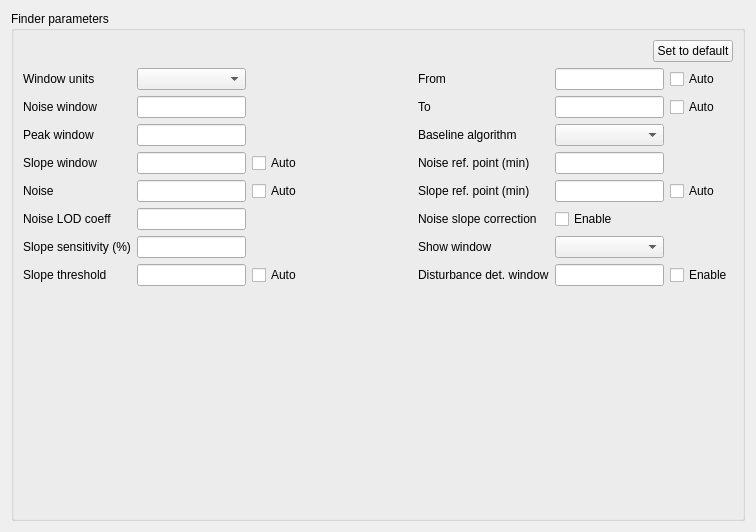
         <widget class="QWidget" name="scrollAreaWidgetContents_2">
          <property name="geometry">
           <rect>
            <x>0</x>
            <y>0</y>
            <width>756</width>
            <height>532</height>
           </rect>
          </property>
          <property name="sizePolicy">
           <sizepolicy hsizetype="MinimumExpanding" vsizetype="Minimum">
            <horstretch>0</horstretch>
            <verstretch>0</verstretch>
           </sizepolicy>
          </property>
          <property name="minimumSize">
           <size>
            <width>0</width>
            <height>0</height>
           </size>
          </property>
          <layout class="QVBoxLayout" name="verticalLayout_5">
           <item>
            <widget class="QGroupBox" name="qgb_finderParameters">
             <property name="sizePolicy">
              <sizepolicy hsizetype="MinimumExpanding" vsizetype="Preferred">
               <horstretch>0</horstretch>
               <verstretch>0</verstretch>
              </sizepolicy>
             </property>
             <property name="title">
              <string>Finder parameters</string>
             </property>
             <layout class="QVBoxLayout" name="verticalLayout_7">
              <item>
               <layout class="QHBoxLayout" name="horizontalLayout_4">
                <item>
                 <spacer name="horizontalSpacer_3">
                  <property name="orientation">
                   <enum>Qt::Horizontal</enum>
                  </property>
                  <property name="sizeHint" stdset="0">
                   <size>
                    <width>20</width>
                    <height>0</height>
                   </size>
                  </property>
                 </spacer>
                </item>
                <item>
                 <widget class="QPushButton" name="qpb_defaultFinderParameters">
                  <property name="text">
                   <string>Set to default</string>
                  </property>
                 </widget>
                </item>
               </layout>
              </item>
              <item>
               <layout class="QGridLayout" name="gridLayout_2">
                <item row="0" column="5">
                 <widget class="FloatingValueLineEdit" name="qle_from">
                  <property name="sizePolicy">
                   <sizepolicy hsizetype="MinimumExpanding" vsizetype="Fixed">
                    <horstretch>0</horstretch>
                    <verstretch>0</verstretch>
                   </sizepolicy>
                  </property>
                  <property name="minimumSize">
                   <size>
                    <width>25</width>
                    <height>0</height>
                   </size>
                  </property>
                 </widget>
                </item>
                <item row="4" column="0">
                 <widget class="QLabel" name="ql_noise">
                  <property name="text">
                   <string>Noise</string>
                  </property>
                 </widget>
                </item>
                <item row="6" column="0">
                 <widget class="QLabel" name="ql_slopeSensitivity">
                  <property name="text">
                   <string>Slope sensitivity (%)</string>
                  </property>
                 </widget>
                </item>
                <item row="1" column="1">
                 <widget class="FloatingValueLineEdit" name="qle_noiseWindow">
                  <property name="sizePolicy">
                   <sizepolicy hsizetype="MinimumExpanding" vsizetype="Fixed">
                    <horstretch>0</horstretch>
                    <verstretch>0</verstretch>
                   </sizepolicy>
                  </property>
                  <property name="minimumSize">
                   <size>
                    <width>25</width>
                    <height>0</height>
                   </size>
                  </property>
                 </widget>
                </item>
                <item row="4" column="1">
                 <widget class="FloatingValueLineEdit" name="qle_noise">
                  <property name="sizePolicy">
                   <sizepolicy hsizetype="MinimumExpanding" vsizetype="Fixed">
                    <horstretch>0</horstretch>
                    <verstretch>0</verstretch>
                   </sizepolicy>
                  </property>
                  <property name="minimumSize">
                   <size>
                    <width>25</width>
                    <height>0</height>
                   </size>
                  </property>
                 </widget>
                </item>
                <item row="3" column="4">
                 <widget class="QLabel" name="ql_noiseRefPoint">
                  <property name="text">
                   <string>Noise ref. point (min)</string>
                  </property>
                 </widget>
                </item>
                <item row="3" column="1">
                 <widget class="FloatingValueLineEdit" name="qle_slopeWindow">
                  <property name="sizePolicy">
                   <sizepolicy hsizetype="MinimumExpanding" vsizetype="Fixed">
                    <horstretch>0</horstretch>
                    <verstretch>0</verstretch>
                   </sizepolicy>
                  </property>
                  <property name="minimumSize">
                   <size>
                    <width>25</width>
                    <height>0</height>
                   </size>
                  </property>
                 </widget>
                </item>
                <item row="2" column="0">
                 <widget class="QLabel" name="ql_peakWindow">
                  <property name="text">
                   <string>Peak window</string>
                  </property>
                 </widget>
                </item>
                <item row="5" column="1">
                 <widget class="FloatingValueLineEdit" name="qle_noiseLODcoeff">
                  <property name="sizePolicy">
                   <sizepolicy hsizetype="MinimumExpanding" vsizetype="Fixed">
                    <horstretch>0</horstretch>
                    <verstretch>0</verstretch>
                   </sizepolicy>
                  </property>
                  <property name="minimumSize">
                   <size>
                    <width>25</width>
                    <height>0</height>
                   </size>
                  </property>
                 </widget>
                </item>
                <item row="0" column="1">
                 <widget class="QComboBox" name="qcbox_windowUnits">
                  <property name="sizePolicy">
                   <sizepolicy hsizetype="MinimumExpanding" vsizetype="Fixed">
                    <horstretch>0</horstretch>
                    <verstretch>0</verstretch>
                   </sizepolicy>
                  </property>
                  <property name="minimumSize">
                   <size>
                    <width>25</width>
                    <height>0</height>
                   </size>
                  </property>
                 </widget>
                </item>
                <item row="1" column="0">
                 <widget class="QLabel" name="ql_noiseWindow">
                  <property name="text">
                   <string>Noise window</string>
                  </property>
                 </widget>
                </item>
                <item row="0" column="0">
                 <widget class="QLabel" name="ql_windowUnits">
                  <property name="text">
                   <string>Window units</string>
                  </property>
                 </widget>
                </item>
                <item row="7" column="2">
                 <widget class="QMappedCheckBox" name="qcb_autoSlopeThreshold">
                  <property name="text">
                   <string>Auto</string>
                  </property>
                 </widget>
                </item>
                <item row="7" column="1">
                 <widget class="FloatingValueLineEdit" name="qle_slopeThreshold">
                  <property name="sizePolicy">
                   <sizepolicy hsizetype="MinimumExpanding" vsizetype="Fixed">
                    <horstretch>0</horstretch>
                    <verstretch>0</verstretch>
                   </sizepolicy>
                  </property>
                  <property name="minimumSize">
                   <size>
                    <width>25</width>
                    <height>0</height>
                   </size>
                  </property>
                 </widget>
                </item>
                <item row="3" column="2">
                 <widget class="QMappedCheckBox" name="qcb_autoSlopeWindow">
                  <property name="text">
                   <string>Auto</string>
                  </property>
                 </widget>
                </item>
                <item row="5" column="0">
                 <widget class="QLabel" name="ql_noiseLODcoeff">
                  <property name="text">
                   <string>Noise LOD coeff</string>
                  </property>
                 </widget>
                </item>
                <item row="6" column="1">
                 <widget class="FloatingValueLineEdit" name="qle_slopeSensitivity">
                  <property name="sizePolicy">
                   <sizepolicy hsizetype="MinimumExpanding" vsizetype="Fixed">
                    <horstretch>0</horstretch>
                    <verstretch>0</verstretch>
                   </sizepolicy>
                  </property>
                  <property name="minimumSize">
                   <size>
                    <width>25</width>
                    <height>0</height>
                   </size>
                  </property>
                 </widget>
                </item>
                <item row="0" column="4">
                 <widget class="QLabel" name="ql_from">
                  <property name="text">
                   <string>From</string>
                  </property>
                 </widget>
                </item>
                <item row="7" column="0">
                 <widget class="QLabel" name="ql_slopeThreshold">
                  <property name="text">
                   <string>Slope threshold</string>
                  </property>
                 </widget>
                </item>
                <item row="3" column="0">
                 <widget class="QLabel" name="ql_slopeWindow">
                  <property name="text">
                   <string>Slope window</string>
                  </property>
                 </widget>
                </item>
                <item row="2" column="1">
                 <widget class="FloatingValueLineEdit" name="qle_peakWindow">
                  <property name="sizePolicy">
                   <sizepolicy hsizetype="MinimumExpanding" vsizetype="Fixed">
                    <horstretch>0</horstretch>
                    <verstretch>0</verstretch>
                   </sizepolicy>
                  </property>
                  <property name="minimumSize">
                   <size>
                    <width>25</width>
                    <height>0</height>
                   </size>
                  </property>
                 </widget>
                </item>
                <item row="4" column="2">
                 <widget class="QMappedCheckBox" name="qcb_autoNoise">
                  <property name="text">
                   <string>Auto</string>
                  </property>
                 </widget>
                </item>
                <item row="0" column="6">
                 <widget class="QMappedCheckBox" name="qcb_autoFrom">
                  <property name="text">
                   <string>Auto</string>
                  </property>
                 </widget>
                </item>
                <item row="1" column="4">
                 <widget class="QLabel" name="ql_to">
                  <property name="text">
                   <string>To</string>
                  </property>
                 </widget>
                </item>
                <item row="1" column="5">
                 <widget class="FloatingValueLineEdit" name="qle_to">
                  <property name="sizePolicy">
                   <sizepolicy hsizetype="MinimumExpanding" vsizetype="Fixed">
                    <horstretch>0</horstretch>
                    <verstretch>0</verstretch>
                   </sizepolicy>
                  </property>
                  <property name="minimumSize">
                   <size>
                    <width>25</width>
                    <height>0</height>
                   </size>
                  </property>
                 </widget>
                </item>
                <item row="1" column="6">
                 <widget class="QMappedCheckBox" name="qcb_autoTo">
                  <property name="text">
                   <string>Auto</string>
                  </property>
                 </widget>
                </item>
                <item row="2" column="4">
                 <widget class="QLabel" name="ql_baselineAlgorithm">
                  <property name="text">
                   <string>Baseline algorithm</string>
                  </property>
                 </widget>
                </item>
                <item row="4" column="4">
                 <widget class="QLabel" name="ql_slopeRefPoint">
                  <property name="text">
                   <string>Slope ref. point (min)</string>
                  </property>
                 </widget>
                </item>
                <item row="2" column="5">
                 <widget class="QComboBox" name="qcbox_baselineAlgorithm">
                  <property name="sizePolicy">
                   <sizepolicy hsizetype="MinimumExpanding" vsizetype="Fixed">
                    <horstretch>0</horstretch>
                    <verstretch>0</verstretch>
                   </sizepolicy>
                  </property>
                  <property name="minimumSize">
                   <size>
                    <width>25</width>
                    <height>0</height>
                   </size>
                  </property>
                 </widget>
                </item>
                <item row="3" column="5">
                 <widget class="FloatingValueLineEdit" name="qle_noiseRefPoint">
                  <property name="sizePolicy">
                   <sizepolicy hsizetype="MinimumExpanding" vsizetype="Fixed">
                    <horstretch>0</horstretch>
                    <verstretch>0</verstretch>
                   </sizepolicy>
                  </property>
                  <property name="minimumSize">
                   <size>
                    <width>25</width>
                    <height>0</height>
                   </size>
                  </property>
                 </widget>
                </item>
                <item row="4" column="5">
                 <widget class="FloatingValueLineEdit" name="qle_slopeRefPoint">
                  <property name="sizePolicy">
                   <sizepolicy hsizetype="MinimumExpanding" vsizetype="Fixed">
                    <horstretch>0</horstretch>
                    <verstretch>0</verstretch>
                   </sizepolicy>
                  </property>
                  <property name="minimumSize">
                   <size>
                    <width>25</width>
                    <height>0</height>
                   </size>
                  </property>
                 </widget>
                </item>
                <item row="5" column="4">
                 <widget class="QLabel" name="ql_noiseSlopeCorrection">
                  <property name="text">
                   <string>Noise slope correction</string>
                  </property>
                 </widget>
                </item>
                <item row="4" column="6">
                 <widget class="QMappedCheckBox" name="qcb_autoSlopeRefPoint">
                  <property name="text">
                   <string>Auto</string>
                  </property>
                 </widget>
                </item>
                <item row="6" column="4">
                 <widget class="QLabel" name="ql_showWindow">
                  <property name="text">
                   <string>Show window</string>
                  </property>
                 </widget>
                </item>
                <item row="5" column="5">
                 <widget class="QMappedCheckBox" name="qcb_noiseSlopeCorrection">
                  <property name="sizePolicy">
                   <sizepolicy hsizetype="MinimumExpanding" vsizetype="Fixed">
                    <horstretch>0</horstretch>
                    <verstretch>0</verstretch>
                   </sizepolicy>
                  </property>
                  <property name="minimumSize">
                   <size>
                    <width>25</width>
                    <height>0</height>
                   </size>
                  </property>
                  <property name="text">
                   <string>Enable</string>
                  </property>
                 </widget>
                </item>
                <item row="6" column="5">
                 <widget class="QComboBox" name="qcbox_showWindow">
                  <property name="sizePolicy">
                   <sizepolicy hsizetype="MinimumExpanding" vsizetype="Fixed">
                    <horstretch>0</horstretch>
                    <verstretch>0</verstretch>
                   </sizepolicy>
                  </property>
                  <property name="minimumSize">
                   <size>
                    <width>25</width>
                    <height>0</height>
                   </size>
                  </property>
                 </widget>
                </item>
                <item row="3" column="3">
                 <spacer name="horizontalSpacer_4">
                  <property name="orientation">
                   <enum>Qt::Horizontal</enum>
                  </property>
                  <property name="sizeHint" stdset="0">
                   <size>
                    <width>40</width>
                    <height>20</height>
                   </size>
                  </property>
                 </spacer>
                </item>
                <item row="7" column="4">
                 <widget class="QLabel" name="ql_disturbanceDetection">
                  <property name="text">
                   <string>Disturbance det. window</string>
                  </property>
                 </widget>
                </item>
                <item row="7" column="5">
                 <widget class="FloatingValueLineEdit" name="qle_disturbanceDetection"/>
                </item>
                <item row="7" column="6">
                 <widget class="QCheckBox" name="qcb_disturbanceDetection">
                  <property name="text">
                   <string>Enable</string>
                  </property>
                 </widget>
                </item>
               </layout>
              </item>
              <item>
               <spacer name="verticalSpacer">
                <property name="orientation">
                 <enum>Qt::Vertical</enum>
                </property>
                <property name="sizeHint" stdset="0">
                 <size>
                  <width>20</width>
                  <height>40</height>
                 </size>
                </property>
               </spacer>
              </item>
             </layout>
            </widget>
           </item>
          </layout>
         </widget>
